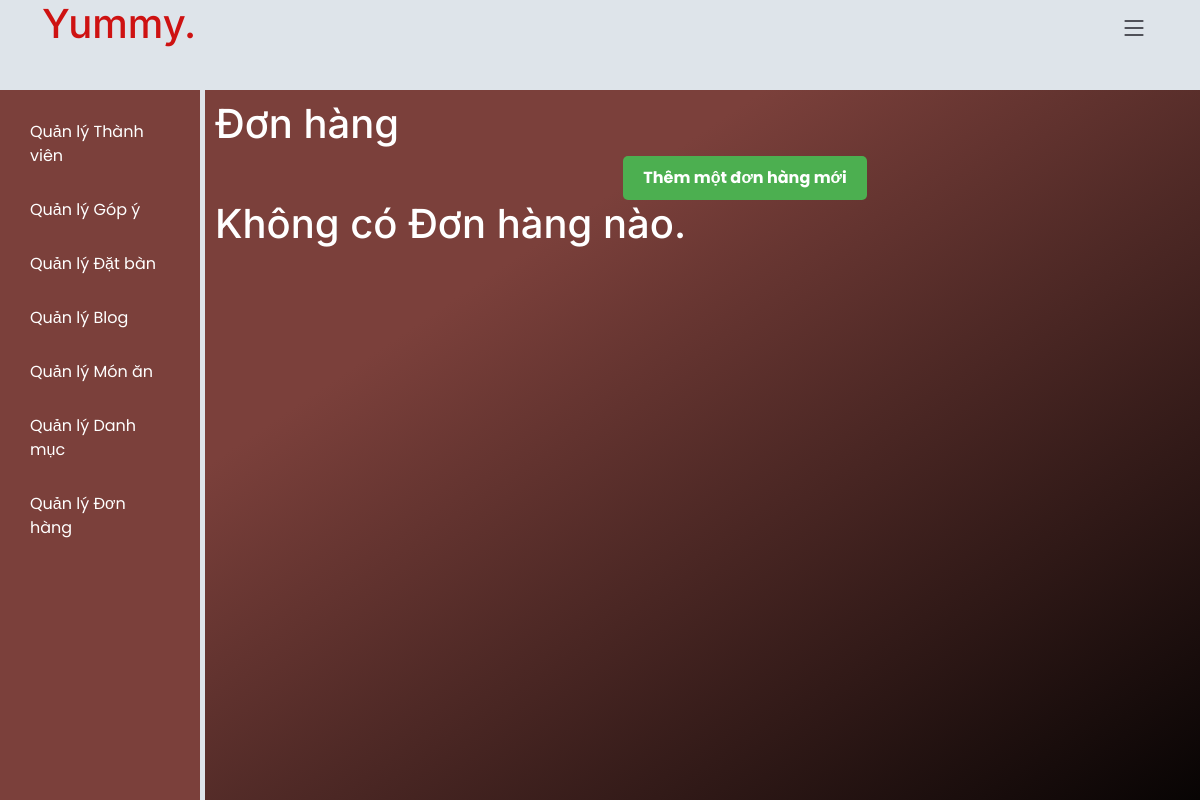
Before: /admin/admin_home.php?page=admin_orders (signed in) with the older database file.
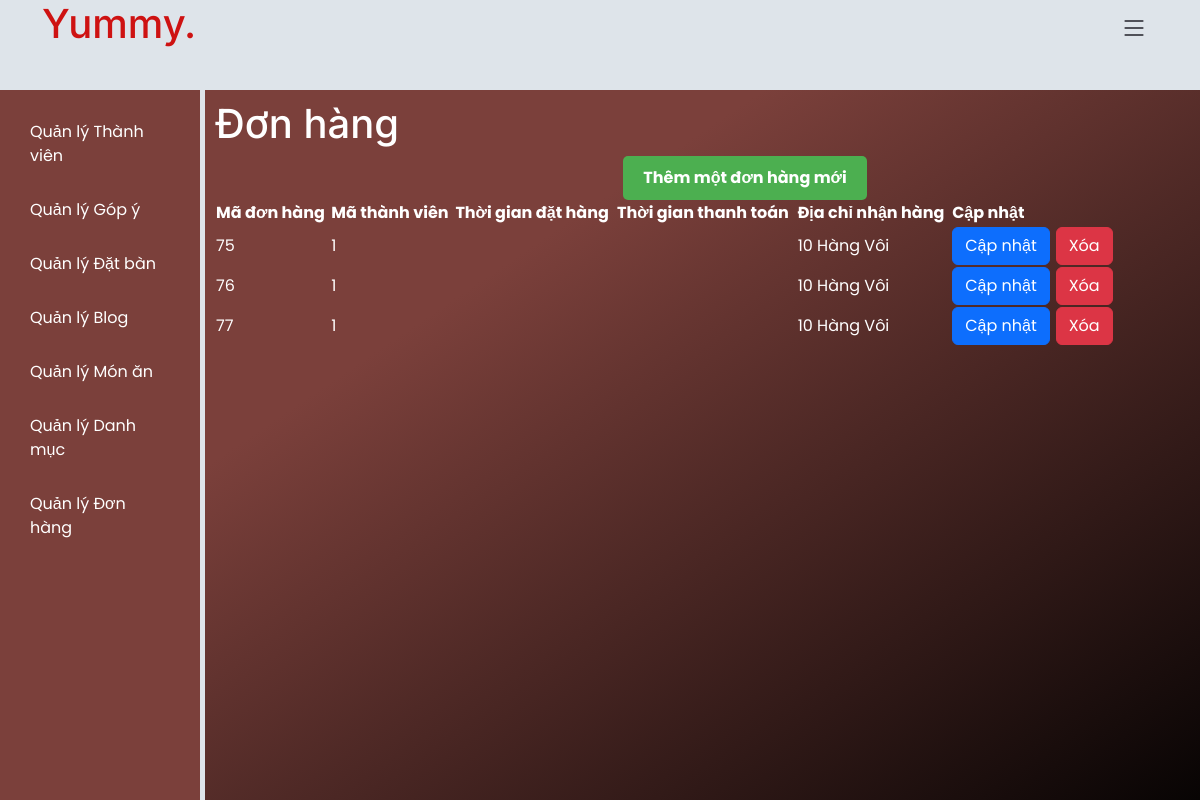
After: the same page with the newer database file.
### tables this page shows
CREATE TABLE `donhang` (
  `MaDonHang` int(11) NOT NULL,
  `MaThanhVien` int(11) NOT NULL,
  `MaPhuongThuc` int(11) NOT NULL,
  `TenNguoiNhan` varchar(255) NOT NULL,
  `DiaChiNhanHang` varchar(255) NOT NULL,
  `email` varchar(255) NOT NULL,
  `SDT` varchar(10) NOT NULL,
  `TrangThai` int(11) NOT NULL
);

### admin/admin_orders.php (the view, shortened to what this page needs)
<?php
require_once("../components/connection.php");
$sql = "SELECT * from donhang";
$result = $conn->query($sql);
?>
<!DOCTYPE html>
<html lang="en">
<head>
</head>
<body>
    <h1>Đơn hàng </h1>
    <center><a href="admin_home.php?page=admin_blogs_add" style="
        display: inline-block;
        padding: 10px 20px;
        color: white;
        background-color: #4CAF50;
        text-decoration: none;
        border-radius: 5px;
        font-size: 16px;
        font-weight: bold;
    ">Thêm một đơn hàng mới
    </a></center>
    <?php
    if ($result->num_rows > 0) {
        ?>
    <table width = 85%>
        <tr>
            <th>Mã đơn hàng</th>
            <th>Mã thành viên</th>
            <th>Thời gian đặt hàng</th>
            <th>Thời gian thanh toán</th>
            <th>Địa chỉ nhận hàng</th>
            <th>Cập nhật</th>
        </tr>
        <?php while($row = $result->fetch_assoc()): ?>
        <tr>
            <td><?php echo $row["MaDonHang"]; ?></td>
            <td><?php echo $row["MaThanhVien"]; ?></td>
            <td><?php echo $row["ThoiGianDatHang"]; ?></td>
            <td><?php echo $row["ThoiGianThanhToan"]; ?></td>
            <td><?php echo $row["DiaChiNhanHang"]; ?></td>
            <td><button type="button" class="btn btn-primary" onclick="window.location.href='admin_home.php?page=admin_orders_edit&madh=<?php echo $row['MaDonHang']; ?>'">Cập nhật</button> </td>
            <td><button type="button" class="btn btn-danger" onclick="if(confirm('Are you sure?')) window.location.href='admin_orders_delete.php?madh=<?php echo $row['MaDonHang']; ?>'">Xóa</button>            </td>
        </tr>
        <?php endwhile; ?>
    </table>
<?php
} else {
    echo " <tr> <h1> Không có Đơn hàng nào. </h1> </tr>";
}
?>
</body>
</html>

Changed rows visible on the page:
added donhang: MaDonHang "75", MaThanhVien "1", DiaChiNhanHang "10 Hàng Vôi"
added donhang: MaDonHang "76", MaThanhVien "1", DiaChiNhanHang "10 Hàng Vôi"
added donhang: MaDonHang "77", MaThanhVien "1", DiaChiNhanHang "10 Hàng Vôi"
Other visible differences:
text no longer shown: "Không có Đơn hàng nào."
text now shown: "Mã đơn hàng Mã thành viên Thời gian đặt hàng Thời gian thanh toán Địa chỉ nhận hàng Cập nhật"
